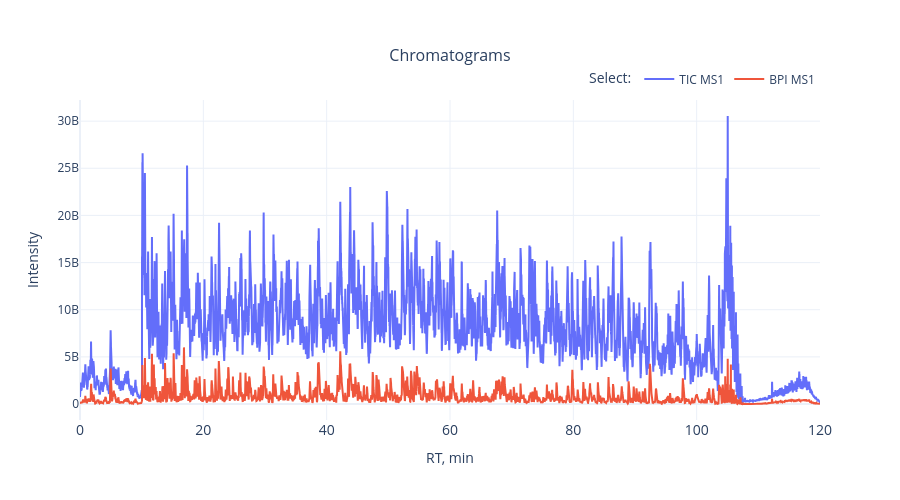

Notebook code cell kept with this figure:
### Markdown cell above
**To assess the performance of the LC and the MS instruments, one can inspect how many precursor ions reach the MS detector over time, visualized in the total ion chromatogram (TIC) or base peak intensity (BPI) plot. They show the summed intensity of all detected precursor ions (TIC) or the intensity of the most abundant ions (BPI) against the retention time.**

### Code cell
fig1.plot_tic(thermo_chrom_ms1, 'Chromatograms').show(config=utils.config)

### Figure 1 — Plotly figure (JSON) as saved in the notebook; plotly's stock layout.template omitted (floating-point values rounded to 4 significant figures; data arrays with more than 128 entries replaced by an {"elided": "..."} marker saying what was removed)
{"data": [{"hovertemplate": "<b>RT:</b> %{x};<br><b>Intensity:</b> %{y}.", "name": "TIC MS1", "type": "scatter", "x": {"elided": "11742 float values"}, "y": {"elided": "11742 int values"}}, {"hovertemplate": "<b>RT:</b> %{x};<br><b>Intensity:</b> %{y}.", "name": "BPI MS1", "type": "scatter", "x": {"elided": "11742 float values"}, "y": {"elided": "11742 int values"}}], "layout": {"height": 500, "hovermode": "x", "legend": {"orientation": "h", "title": {"text": "Select:"}, "x": 1, "xanchor": "right", "y": 1.02, "yanchor": "bottom"}, "title": {"font": {"size": 16}, "text": "Chromatograms", "x": 0.5, "xanchor": "center", "yanchor": "top"}, "width": 900, "xaxis": {"range": [0, 120.0], "tickfont": {"size": 14}, "tickmode": "auto", "title": {"font": {"size": 14}, "text": "RT, min"}, "type": "linear"}, "yaxis": {"autorange": true, "range": [-1696000000.0, 32240000000.0], "title": {"text": "Intensity"}, "type": "linear"}}}
